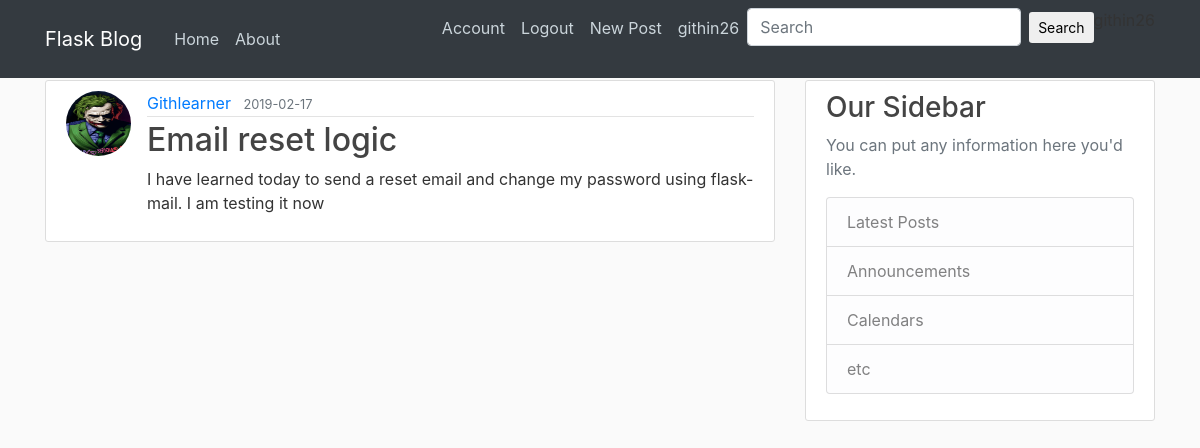
Screenshot of /post/12 (signed in) with the database file from the repository.
### flaskblog/models.py (models this page shows, shortened)
class User(db.Model,UserMixin):
    id = db.Column(db.Integer, primary_key=True)
    username = db.Column(db.String(20), unique=True, nullable=False)
    email = db.Column(db.String(120), unique=True, nullable=False)
    image_file = db.Column(db.String(20), nullable=False, default='default.jpg')
    password = db.Column(db.String(60), nullable=False)
    posts = db.relationship('Post', backref='author', lazy=True)

class Post(db.Model):
    id = db.Column(db.Integer, primary_key=True)
    title = db.Column(db.String(100), nullable=False)
    date_posted = db.Column(db.DateTime, nullable=False, default=datetime.utcnow)
    content = db.Column(db.Text, nullable=False)
    user_id = db.Column(db.Integer, db.ForeignKey('user.id'), nullable=False)

### flaskblog/routes.py (the view)
@app.route('/post/<int:post_id>')
@login_required
def post(post_id):
    post_new = Post.query.get_or_404(post_id)
    return render_template('post.html',title=post_new.title,post=post_new)

### flaskblog/models.py (called while the page is built)
@login_manager.user_loader
def load_user(user_id):
    return User.query.get(int(user_id))

### flaskblog/templates/post.html (shortened to what this page needs)
{% extends "layout.html" %}
{% block content %}
        <article class="media content-section">
            <img class="rounded-circle article-img" src="{{ url_for('static',filename='profile_pics/' + post.author.image_file)}}">
          <div class="media-body">
            <div class="article-metadata">
              <a class="mr-2" href="{{url_for('user_posts',username=post.author.username)}}">{{ post.author.username }}</a>
              <small class="text-muted">{{ post.date_posted.strftime('%Y-%m-%d')}}</small>
            </div>
            <h2 class="article-title" href="{{ url_for('post',post_id=post.id)}}" >{{ post.title }}</h2>
            <p class="article-content">{{ post.content }}</p>
          </div>
        </article>
{% endblock content %}

### flaskblog/templates/layout.html (shortened to what this page needs)
<!DOCTYPE html>
<html lang="en">
<head>
<link rel="stylesheet" href="https://maxcdn.bootstrapcdn.com/bootstrap/4.0.0/css/bootstrap.min.css">
<link rel="stylesheet" type="text/css" href="{{url_for('static',filename='main.css')}}">
</head>
<body>
    <header class="site-header">
      <nav class="navbar navbar-expand-md navbar-dark bg-dark fixed-top">
        <div class="container">
          <a class="navbar-brand mr-4" href="/">Flask Blog</a>
          <div class="collapse navbar-collapse" id="navbarToggle">
            <div class="navbar-nav mr-auto">
              <a class="nav-item nav-link" href="{{ url_for('home')}}">Home</a>
              <a class="nav-item nav-link" href="{{ url_for('about')}}">About</a>
            </div>
            <div class="navbar-nav">
                {% if current_user.is_authenticated %}
                    <a class="nav-item nav-link" href="{{ url_for('account')}}">Account</a>
                    <a class="nav-item nav-link" href="{{ url_for('logout')}}">Logout</a>
                    <a class="nav-item nav-link" href="{{ url_for('new_post')}}">New Post</a>
                    <a class="nav-item nav-link" href="{{url_for('user_posts',username=current_user.username)}}">{{current_user.username}}</a>
                    <form action="{{url_for('search')}}" method="POST" class="form-inline md-form mr-auto mb-4">
                    <input class="form-control mr-sm-2" type="text" placeholder="Search" aria-label="Search" name="search">
                        <button class="btn aqua-gradient btn-rounded btn-sm my-0" type="submit">Search</button>
                    </form>
                {% endif %}
            </div>
          </div>
        </div>
      </nav>
    </header>
<main role="main" class="container">
  <div class="row">
    <div class="col-md-8">
      {% block content %}{% endblock %}
    </div>
    <div class="col-md-4">
      <div class="content-section">
        <h3>Our Sidebar</h3>
        <p class='text-muted'>You can put any information here you'd like.
          <ul class="list-group">
            <li class="list-group-item list-group-item-light">Latest Posts</li>
            <li class="list-group-item list-group-item-light">Announcements</li>
            <li class="list-group-item list-group-item-light">Calendars</li>
            <li class="list-group-item list-group-item-light">etc</li>
          </ul>
        </p>
      </div>
    </div>
  </div>
</main>
</body>
</html>

### flaskblog/static/main.css (style rules this page uses)
body { background: #fafafa; color: #333333; margin-top: 5rem; }
h1, h2, h3, h4, h5, h6 { color: #444444; }
.site-header .navbar-nav .nav-link { color: #cbd5db; }
.content-section { background: #ffffff; padding: 10px 20px; border: 1px solid #dddddd; border-radius: 3px; margin-bottom: 20px; }
.article-title { color: #444444; }
.article-content { white-space: pre-line; }
.article-img { height: 65px; width: 65px; margin-right: 16px; }
.article-metadata { padding-bottom: 1px; margin-bottom: 4px; border-bottom: 1px solid #e3e3e3 }

### rows the page displays
User: username "githin26"
User: image_file (placeholder picture), author.username "Githlearner"
Post: date_posted "2019-02-17", title "Email reset logic", content "I have learned today to send a reset email and change my password using flask-mail. I am testing it now"
